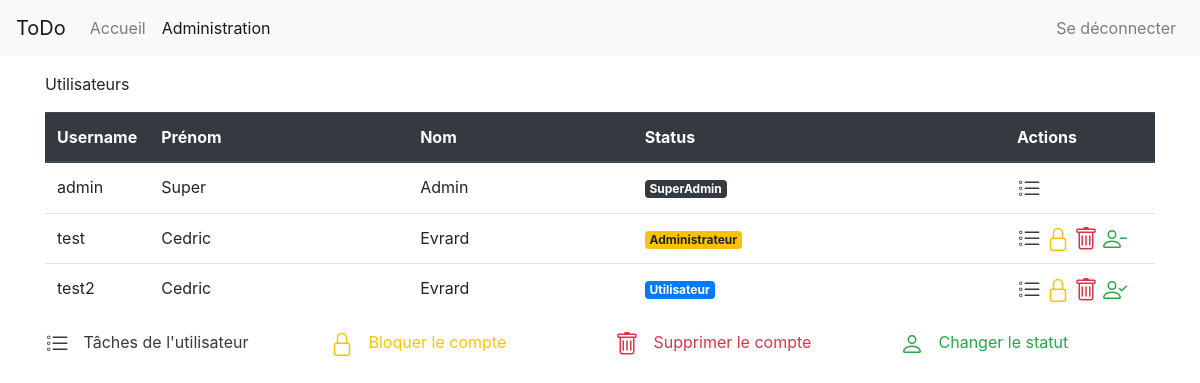
The page /admin (signed in) on the database its author committed.
### app/models/user.py (models this page shows, shortened)
class User(UserMixin, db.Model):
    __tablename__ = 'users'
    id              = db.Column(db.Integer, primary_key=True)
    username        = db.Column(db.String(80), unique=True, nullable=False)
    password_hash   = db.Column(db.String(128), nullable=False)
    firstname       = db.Column(db.String(40), nullable=False)
    lastname        = db.Column(db.String(40), nullable=False)
    birthday        = db.Column(db.DateTime(), nullable=False)
    email           = db.Column(db.String(60), nullable=False)
    account_level   = db.Column(db.Integer, nullable=False, default=0)
    is_locked       = db.Column(db.Boolean, nullable=False, default=False)
    tasks           = db.relationship('Task', backref='author', lazy='dynamic')

### app/routes/admin.py (the view)
@app.route('/admin')
@login_required
def admin():
    if (not is_administrator()):
        return render_template('404.html.j2'), 404
    return render_template('admin/admin.html.j2', users = UserDataAccess.get_users())

### app/__init__.py (called while the page is built)
@login_manager.user_loader
def load_user(userid):
    return User.query.get(int(userid))

### app/data/userDataAccess.py (called while the page is built)
    def get_users():
        return User.query.all()

### app/routes/admin.py (called while the page is built)
def is_administrator():
    return current_user.account_level == 1 or current_user.account_level == 2

### app/templates/admin/admin.html.j2 (shortened to what this page needs)
{% extends "layout.html.j2" %}
{% block body %}
    <div class="row">
        <div class="col-md">
            <p>Utilisateurs<p>
        </div>
    </div>
    <div class="row">
        <div class="col-md-12">
            <table class="table admin">
                <thead class="thead-dark">
                    <tr>
                        <th scope="col">Username</th>
                        <th scope="col">Prénom</th>
                        <th scope="col">Nom</th>
                        <th scope="col">Status</th>
                        <th scope="col">Actions</th>
                    </tr>
                </thead>
                <tbody>
                    {% for user in users %}
                    <tr>
                        <td>{{ user.username }}</td>
                        <td>{{ user.firstname }}</td>
                        <td>{{ user.lastname }}</td>
                        <td>
                            {% if user.account_level == 0 %}
                                <span class="badge badge-primary">Utilisateur</span>
                            {% elif user.account_level == 1 %}
                                <span class="badge badge-warning">Administrateur</span>
                            {% elif user.account_level == 2 %}
                                <span class="badge badge-dark">SuperAdmin</span>
                            {% endif %}
                        </td>
                        <td>
                            <a class="text-dark" href="admin/list/{{ user.id }}" label="Afficher sa liste de tâches">
                            </a>
                            {% if user.account_level != 2 and (current_user.get_id()|int) != user.id %}
                                <a class="text-warning" href="admin/lock/{{ user.id }}">
                                </a>
                                <a class="text-danger" href="admin/delete/{{ user.id }}">
                                </a>
                                <a class="text-success" href="admin/status/{{ user.id }}">
                                </a>
                            {% endif %}
                        </td>
                    </tr>
                    {% endfor %}
                </tbody>
            </table>
        </div>
        <div class="col-md-3 help">
                <span class="text-dark">
                    Tâches de l'utilisateur
                </span>
            </div>
            <div class="col-md-3 help">
                <span class="text-warning">
                    Bloquer le compte
                </span>
            </div>
            <div class="col-md-3 help">
                <span class="text-danger">
                    Supprimer le compte
                </span>
            </div>
            <div class="col-md-3 help">
                <span class="text-success">
                    Changer le statut
                </span>
            </div>
    </div>
{% endblock %}

### app/templates/layout.html.j2 (shortened to what this page needs)
{% from "macro/menu.html.j2" import nav_link with context %}
<!DOCTYPE html>
<html lang="en">
<head>
    <link rel="stylesheet" href="https://stackpath.bootstrapcdn.com/bootstrap/4.4.1/css/bootstrap.min.css">
    <link rel="stylesheet" href="{{ url_for('static', filename='css/style.css') }}">
</head>
<body>
    <nav class="navbar navbar-expand-lg navbar-light bg-light">
      <a class="navbar-brand" href="#">ToDo</a>
      <div class="collapse navbar-collapse" id="navbarSupportedContent">
        <ul class="navbar-nav mr-auto">
          {% if current_user.is_authenticated == true %}
            {{ nav_link('listing', 'Accueil') }}
            {% if current_user.account_level == 1 or current_user.account_level == 2 %}
              {{ nav_link('admin', 'Administration') }}
            {% endif %}
          {% endif %}
        </ul>
        {% if current_user.is_authenticated == true %}
          <ul class="navbar-nav my-2 my-lg-0">
            {{ nav_link('logout', 'Se déconnecter') }}
          </ul>
        {% else %}
          <ul class="navbar-nav my-2 my-lg-0">
            {{ nav_link('login', 'Se connecter') }}
            {{ nav_link('register', 'S\'enregistrer') }}
          </ul>
        {% endif %}
      </div>
    </nav>
    <div class="container mt-3">
      {% block body %}
      {% endblock %}
    </div>
</body>
</html>

### app/templates/macro/menu.html.j2
{% macro nav_link(endpoint, text) %}
{% if request.endpoint and request.endpoint.endswith(endpoint) %}
    <li class="nav-item active">
        <a class="nav-link" href="{{ url_for(endpoint) }}">{{ text }}</a>
    </li>
{% else %}
    <li class="nav-item">
        <a class="nav-link" href="{{ url_for(endpoint) }}">{{ text }}</a>
    </li>
{% endif %}
{% endmacro %}

### app/static/css/style.css (style rules this page uses)
html, body { height: 100%; margin: 0; padding-top: 0.1px; font-family: -apple-system, BlinkMacSystemFont, "Segoe UI", "Roboto", "Helvetica Neue", Arial, sans-serif, "Apple Color Emoji", "Segoe UI Emoji", "Segoe UI Symbol"; }
table .text-success svg, table .text-danger svg, table .text-info svg, table .text-dark svg, table .text-warning svg { font-size: 1.5rem; }
table tr th:first-of-type { width: 50px; }
table tr th:last-of-type { width: 100px; }
table.admin tr th:last-of-type { width: 150px; }
.help .text-success svg, .help .text-danger svg, .help .text-info svg, .help .text-dark svg, .help .text-warning svg { font-size: 1.5rem; margin-right: 10px; }

### rows shown on the page
User: username "admin", firstname "Super", lastname "Admin", account_level "SuperAdmin"
User: username "test", firstname "Cedric", lastname "Evrard", account_level "Administrateur"
User: username "test2", firstname "Cedric", lastname "Evrard", account_level "Utilisateur"

### other values the page prints
{{ text }} "Accueil Se déconnecter"
{{ text }} "Administration"
